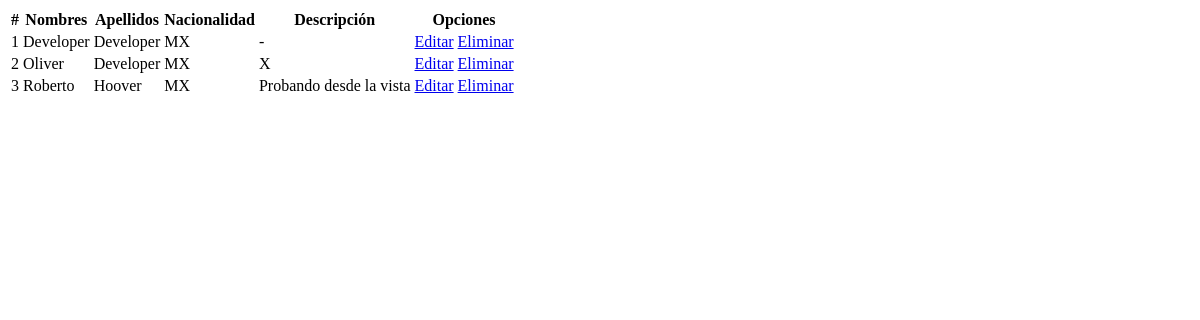
Page /libro/listar_autor/ on the earlier database version.
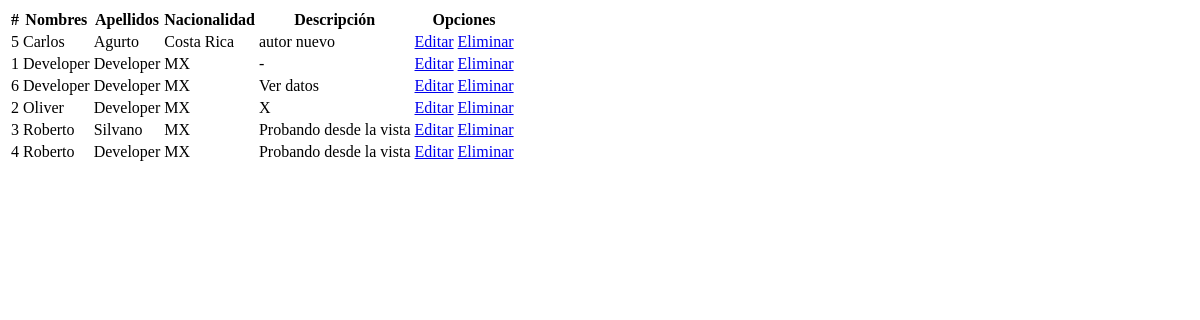
Same page on the later database version.
### apps/libro/models.py (models this page shows, shortened)
class Autor(models.Model):
    id = models.AutoField(primary_key = True)
    nombre = models.CharField('Nombres', max_length = 200, blank = False, null = False)
    apellidos = models.CharField('Apellidos',max_length = 220, blank = False, null = False)
    nacionalidad = models.CharField('Nacionalidad', max_length = 100, blank = False, null = False)
    descripcion = models.CharField('Descripción', max_length=200, blank = True, null = True)
    estado = models.BooleanField('Estado', default=True)
    fecha_creacion = models.DateField('Fecha de creación', auto_now = True, auto_now_add = False)
    class Meta:
        verbose_name = 'Autor'
        verbose_name_plural = 'Autores'
        ordering = ['nombre']

### apps/libro/views.py (the view)
# urls.py: path('listar_autor/', listarAutor, name = 'listar_autor'),
def listarAutor(request):
    autores = Autor.objects.filter(estado = True)
    return render(request, 'libro/listar_autor.html',{'autores': autores})

### templates/libro/listar_autor.html (shortened to what this page needs)
{% extends 'index.html' %}
{% block body %}
    {% if autores %}
        <table>
            <thead>
                <tr>
                    <th>#</th>
                    <th>Nombres</th>
                    <th>Apellidos</th>
                    <th>Nacionalidad</th>
                    <th>Descripción</th>
                    <th>Opciones</th>
                </tr>
            </thead>
            <tbody>
                {% for autor in autores %}
                    <tr>
                        <td>{{ autor.id }}</td>
                        <td>{{ autor.nombre }}</td>
                        <td>{{ autor.apellidos }}</td>
                        <td>{{ autor.nacionalidad }}</td>
                        <td>{{ autor.descripcion }}</td>
                        <td>
                            <a href="{% url 'libro:editar_autor' autor.id  %}">Editar</a>
                            <a href="{% url 'libro:eliminar_autor' autor.id %}">Eliminar</a>
                        </td>
                    </tr>
                {% endfor %}
            </tbody>
        </table>
    {% else %}
        <h1>No existen autores registrados</h1>
    {% endif %}
{% endblock body %}

### templates/index.html (shortened to what this page needs)
<!DOCTYPE html>
<html lang="es">
<head>
</head>
<body>
    {% block body %}{% endblock body %}
</body>
</html>

Differences in the rows shown:
added Autor: id "5", nombre "Carlos", apellidos "Agurto", nacionalidad "Costa Rica", descripcion "autor nuevo"
added Autor: id "6", nombre "Developer", apellidos "Developer", nacionalidad "MX", descripcion "Ver datos"
changed Autor id 3: apellidos "Hoover" → "Silvano"
added Autor: id "4", nombre "Roberto", apellidos "Developer", nacionalidad "MX", descripcion "Probando desde la vista"
